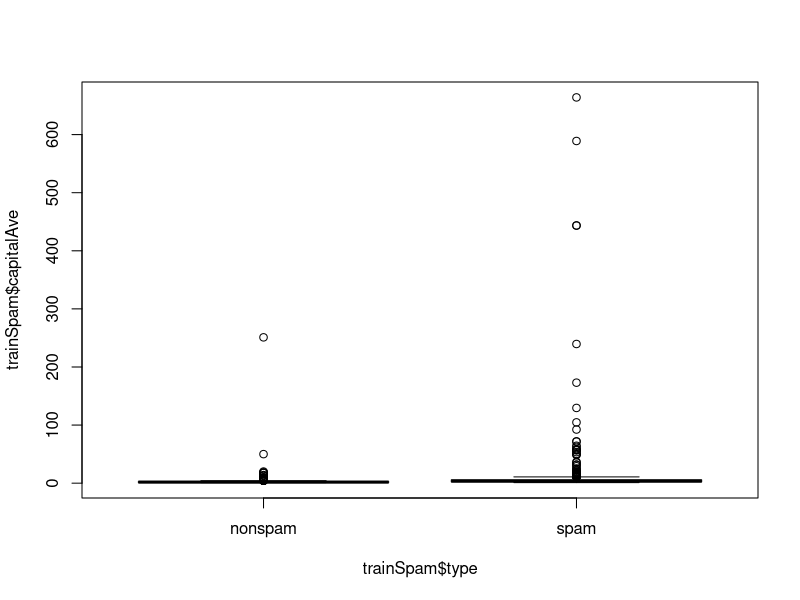
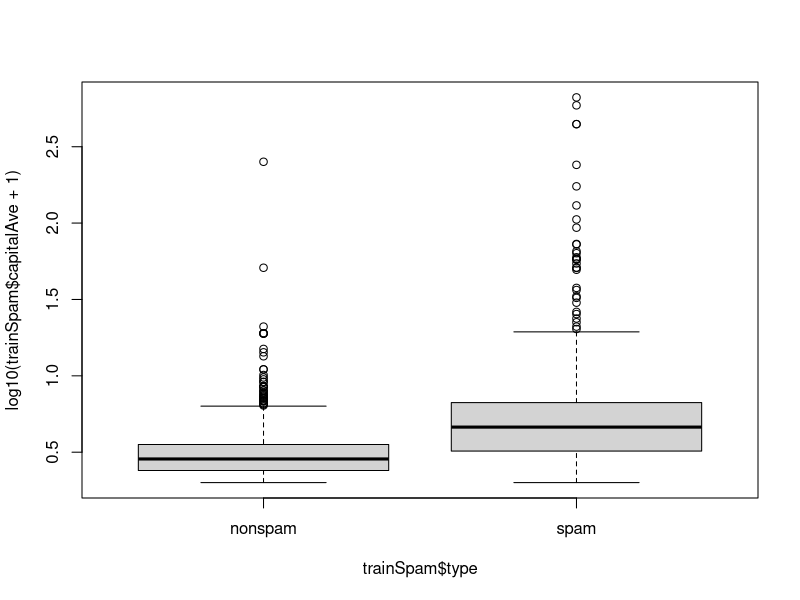
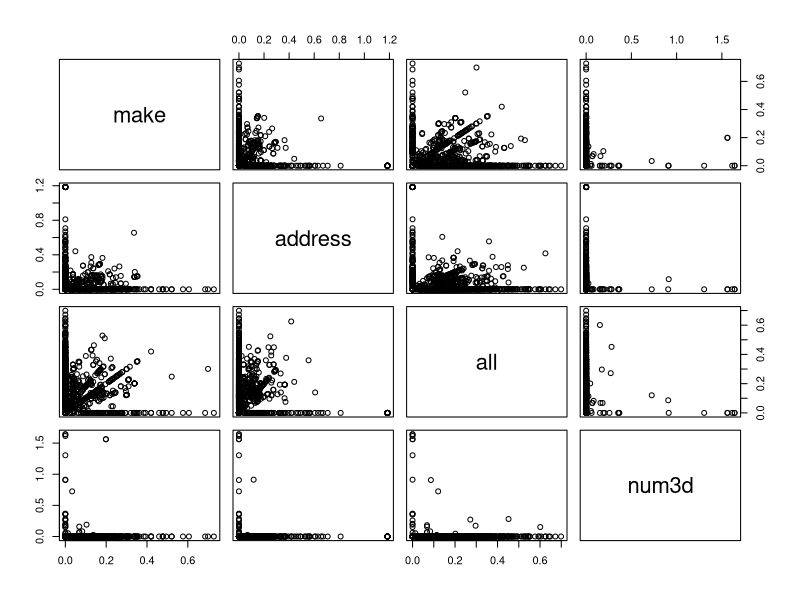
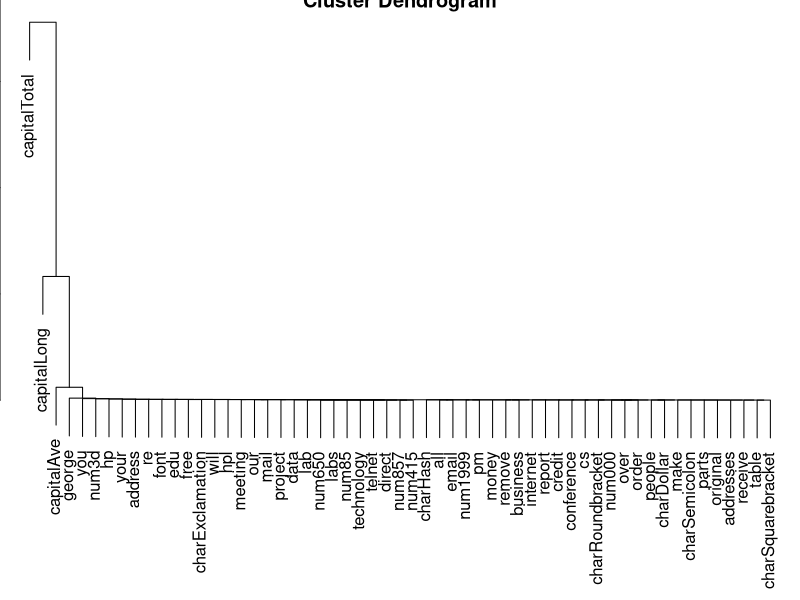
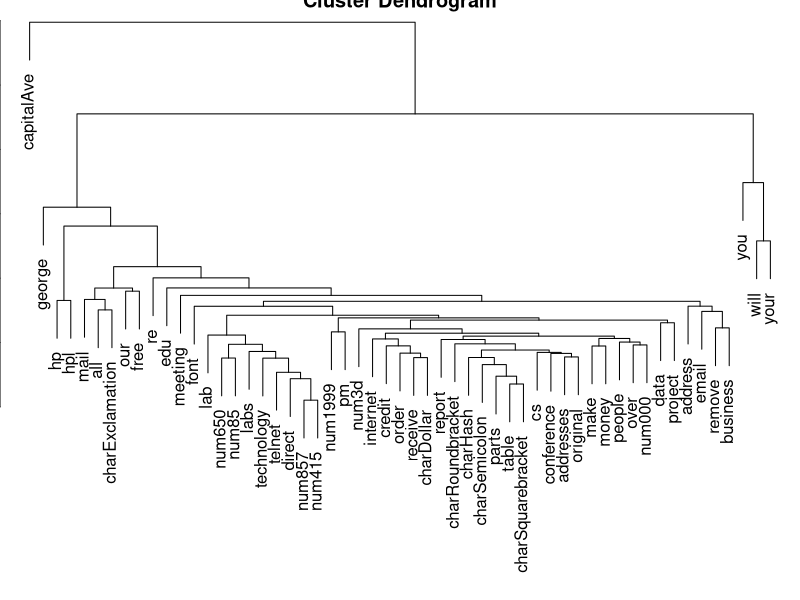

The R source for these figures, in order:
# Structure of Data Analysis Part 2
# If it isn't installed, install the kernlab package
library(kernlab)
data(spam)
str(spam[,1:5])
# Perform the subsampling
set.seed(3435)
trainIndicator = rbinom(4601,size=1,prob=0.5)
table(trainIndicator)
trainSpam = spam[trainIndicator==1,]
testSpam = spam[trainIndicator==0,]

names(trainSpam)
head(trainSpam)
table(trainSpam$type)

## Plots
plot(trainSpam$capitalAve ~ trainSpam$type)
# highly skewed.then Use Log10

plot(log10(trainSpam$capitalAve + 1) ~ trainSpam$type)
# it is ok to put one for exploratory

plot(log10(trainSpam[,1:4]+1))

## Clustering
par(mar=c(0,0,0,0))
hCluster = hclust(dist(t(trainSpam[,1:57])))
plot(hCluster)
# due to skiwness
## New clustering
hClusterUpdated = hclust(dist(t(log10(trainSpam[,1:55]+1))))
plot(hClusterUpdated)

## Statistical prediction/modeling
trainSpam$numType = as.numeric(trainSpam$type)-1
costFunction = function(x,y) sum(x!=(y > 0.5)) 
cvError = rep(NA,55)
library(boot)
for(i in 1:55){
  lmFormula = reformulate(names(trainSpam)[i], response = "numType")
  glmFit = glm(lmFormula,family="binomial",data=trainSpam)
  cvError[i] = cv.glm(trainSpam,glmFit,costFunction,2)$delta[2]
}

## Which predictor has minimum cross-validated error?
names(trainSpam)[which.min(cvError)]
  
## Get a measure of uncertainty
## Use the best model from the group
predictionModel = glm(numType ~ charDollar,family="binomial",data=trainSpam)

## Get predictions on the test set
predictionTest = predict(predictionModel,testSpam)
predictedSpam = rep("nonspam",dim(testSpam)[1])

## Classify as `spam' for those with prob > 0.5
predictedSpam[predictionModel$fitted > 0.5] = "spam"

## Get a measure of uncertainty

## Classification table
table(predictedSpam,testSpam$type)

## Error rate
(61+458)/(1346+458 + 61 + 449)

# Literate Statistical Programming with knitr


 
